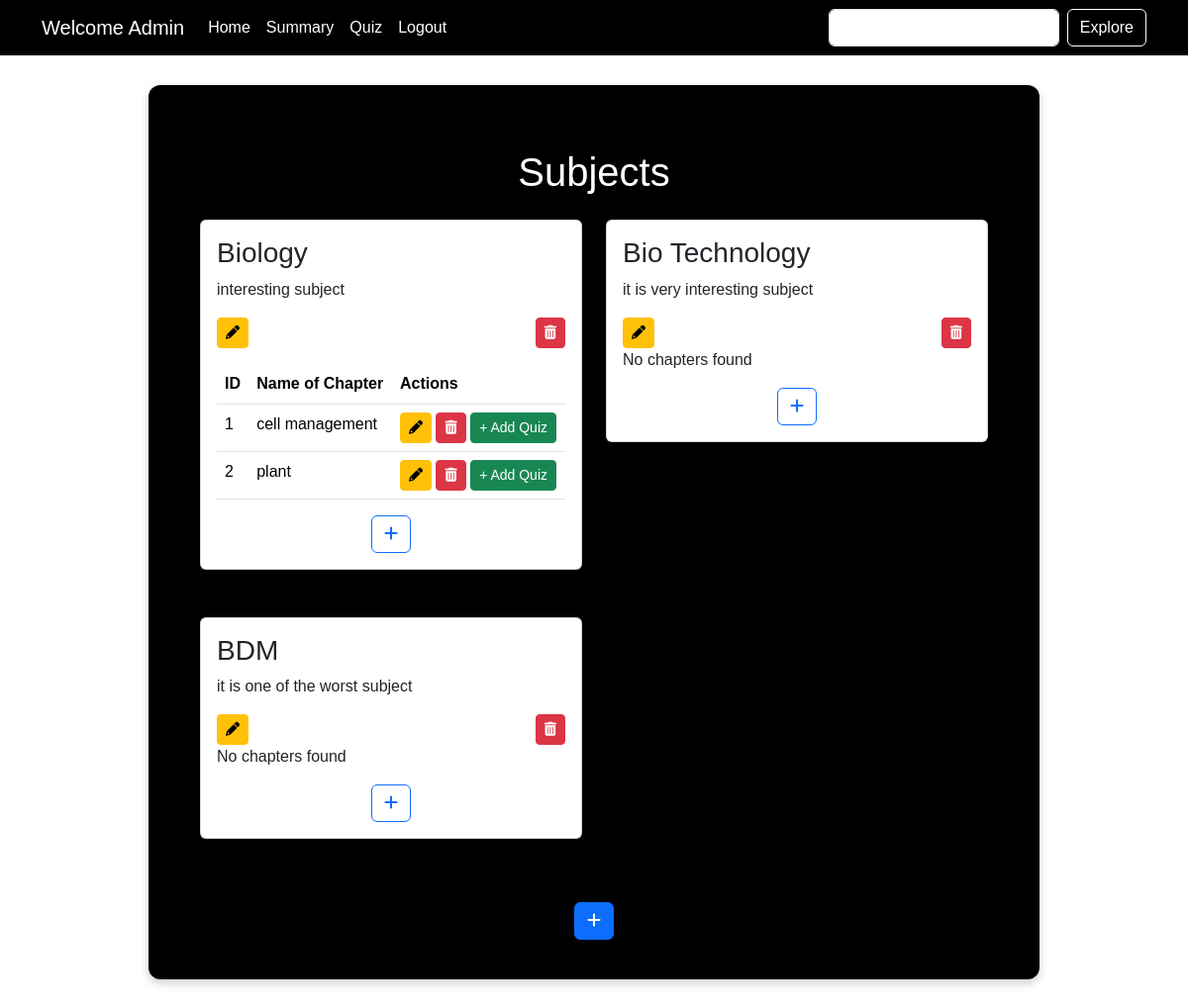
/admin_dashboard/Admin, run on an earlier commit of the app's database.
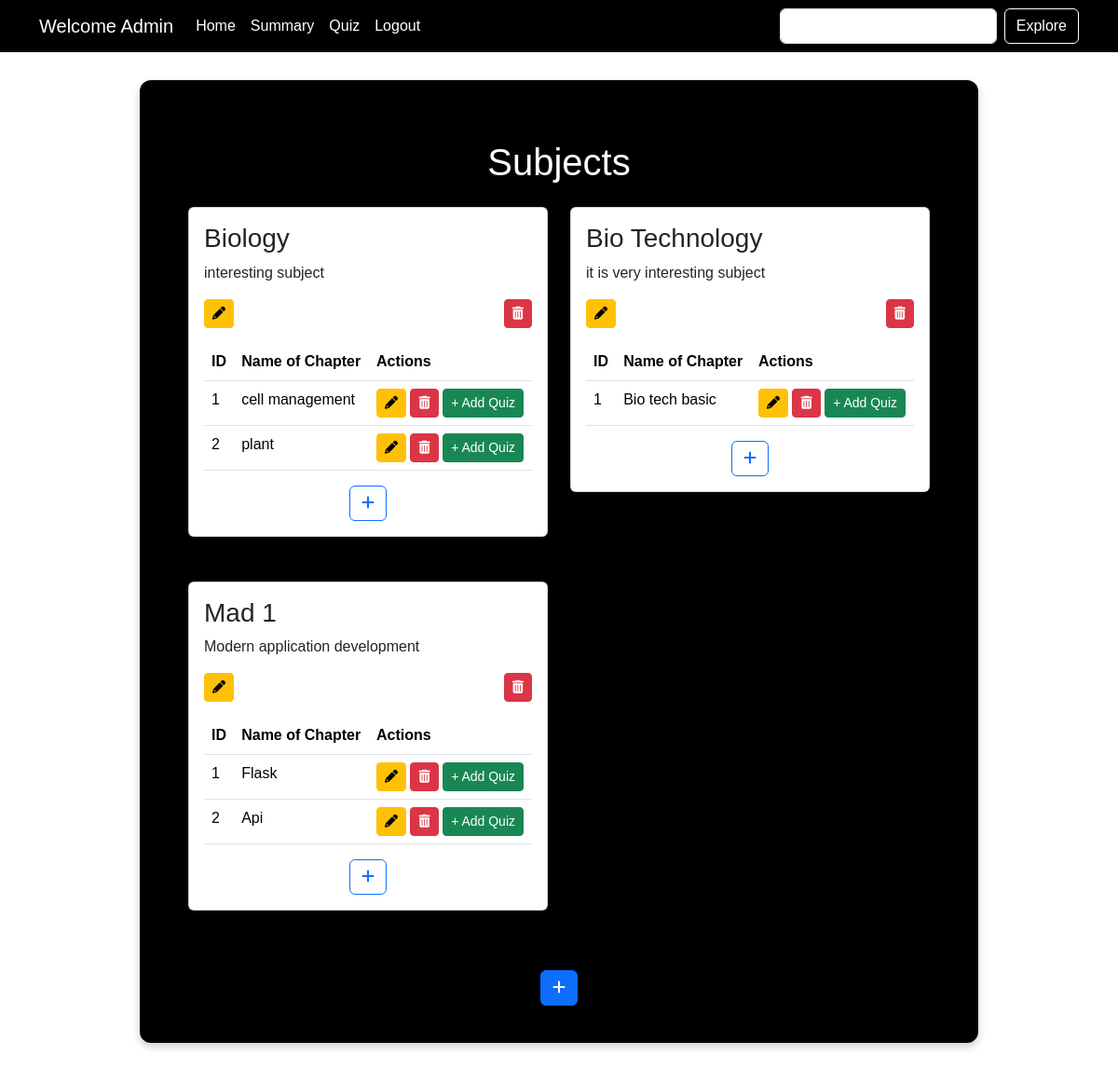
And on a later commit of the database.
### backend/models.py (models this page shows)
class Subject(db.Model):
    __tablename__ = "subjects"
    id = db.Column(db.Integer, primary_key=True)
    subj_name = db.Column(db.String(80), nullable=False)
    subj_desc = db.Column(db.String(200))
    chapters = db.relationship("Chapter", backref="subjects", lazy=True, cascade="all,delete")

class Chapter(db.Model):
    __tablename__ = "chapters"
    id = db.Column(db.Integer, primary_key=True)
    subject_id = db.Column(db.Integer, db.ForeignKey("subjects.id"), nullable=False)  # Fixed FK
    chapter_name = db.Column(db.String(80), nullable=False)
    chapt_desc = db.Column(db.String(200))
    quizzes = db.relationship("Quiz", backref="chapters", lazy=True, cascade="all,delete")

### backend/controllers.py (the view)
@app.route('/admin_dashboard/<name>', methods=['GET', 'POST'])
def admin_dashboard(name):
    subjects = Subject.query.all()
    return render_template('admin_dashboard.html', name=name, subjects=subjects)

### templates/admin_dashboard.html (shortened to what this page needs)
{% extends 'admin_layout.html' %}
{% block content %}
  <div class="container">
    <h1 class="text-center my-4" style="color:white;">Subjects</h1>
    {% if subjects %}
      <div class="row">
        {% for subject in subjects %}
          <div class="col-sm-6 mb-4">
            <div class="card mb-4">
              <div class="card-body">
                <h3 class="card-title">{{ subject.subj_name }}</h3>
                <p class="card-text">{{ subject.subj_desc }}</p>
                <div class="d-flex justify-content-between">
                  <a href="/edit_subject/{{ subject.id }}/{{ name }}" class="btn btn-warning btn-sm">
                    <i class="fas fa-pencil-alt"></i>
                  </a>
                  <a href="/delete_subject/{{ subject.id }}/{{ name }}" class="btn btn-danger btn-sm"
                     onclick="return confirm('Are you sure you want to delete this subject?')">
                    <i class="fas fa-trash-alt"></i>
                  </a>
                </div>
                {% if subject.chapters %}
                  <table class="table mt-3">
                    <thead>
                      <tr>
                        <th>ID</th>
                        <th>Name of Chapter</th>
                        <th>Actions</th>
                      </tr>
                    </thead>
                    <tbody>
                      {% for chapter in subject.chapters %}
                        <tr>
                          <td>{{ loop.index }}</td>
                          <td>{{ chapter.chapter_name }}</td>
                          <td>
                            <a href="/edit_chapter/{{ chapter.id }}/{{ name }}" class="btn btn-warning btn-sm">
                              <i class="fas fa-pencil-alt"></i>
                            </a>
                            <a href="/delete_chapter/{{ chapter.id }}/{{ name }}" class="btn btn-danger btn-sm"
                               onclick="return confirm('Are you sure you want to delete this chapter?')">
                              <i class="fas fa-trash-alt"></i>
                            </a>
                            <a href="/add_quiz/{{ chapter.id }}/{{ name }}" class="btn btn-success btn-sm">+ Add Quiz</a>
                          </td>
                        </tr>
                      {% endfor %}
                    </tbody>
                  </table>
                {% else %}
                  <p>No chapters found</p>
                {% endif %}
                <div class="text-center mt-2">
                  <a href="/add_chapters/{{ subject.id }}/{{ name }}" class="btn btn-outline-primary btn-circle">
                    <i class="fas fa-plus"></i>
                  </a>
                </div>
              </div>
            </div>
          </div>
        {% endfor %}
      </div>
    {% else %}
      <h3 class="text-center">No Subjects Found</h3>
    {% endif %}
    <div class="text-center mt-3">
      <a href="/add_subjects/{{ name }}" class="btn btn-primary btn-circle">
        <i class="fas fa-plus"></i>
      </a>
    </div>
  </div>
{% endblock %}

What changed in the data, as far as the page shows it:
removed Subject: subj_name "BDM", subj_desc "it is one of the worst subject", shows "No chapters found"
computed for Subject "Bio Technology": text "No chapters found" → "ID Name of Chapter Actions"
added Chapter: chapter_name "Bio tech basic", shown under Subject "Bio Technology"
added Subject: subj_name "Mad 1", subj_desc "Modern application development"
added Chapter: chapter_name "Flask", shown under "Mad 1"
added Chapter: chapter_name "Api", shown under "Mad 1"
